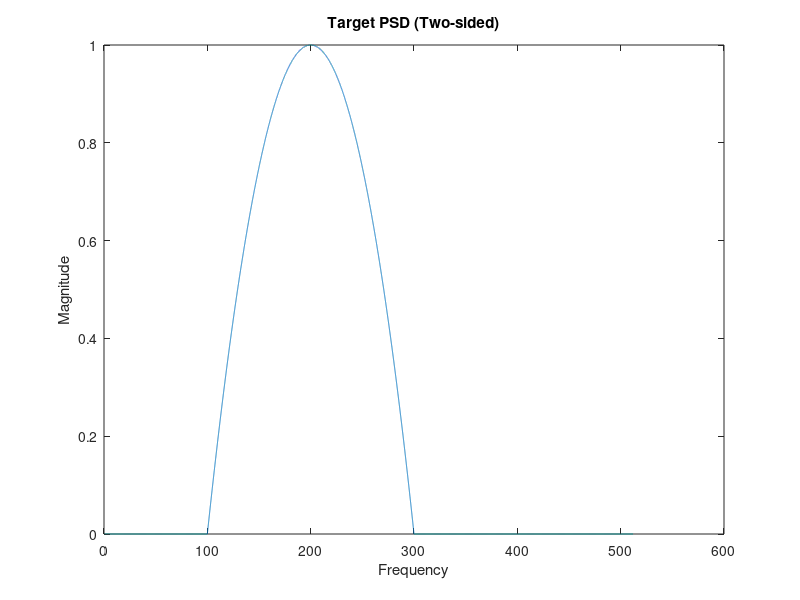

Source code (MATLAB): (Note: this script raises an error after producing the figure.)
%% Demo for colored Gaussian noise generation
%Sampling frequency for noise realization
sampFreq = 1024; %Hz
%Number of samples to generate
nSamples = 65536;
%Time samples
timeVec = (0:(nSamples-1))/sampFreq;

%Target PSD given by the inline function handle
targetPSD = @(f) (f>=100 & f<=300).*(f-100).*(300-f)/10000;

%Plot PSD
freqVec = 0:(1/64):512;
psdVec = targetPSD(freqVec);
plot(freqVec,psdVec);
xlabel("Frequency");
ylabel("Magnitude");
title("Target PSD (Two-sided)");

%%
% Design FIR filter with T(f)= square root of target PSD
% sqrtPSD = sqrt(psdVec);
 fltrOrdr = 500;
% b = fir2(fltrOrdr,freqVec/(sampFreq/2),sqrt(psdVec));
% 
% %%
% % Generate a WGN realization and pass it through the designed filter
% % (Comment out the line below if new realizations of WGN are needed in each run of this script)
% rng('default'); 
% inNoise = randn(1,nSamples);
% outNoise = fftfilt(b,inNoise);

%% Generate noise realization
outNoise = statgaussnoisegen(nSamples,[freqVec(:),psdVec(:)],fltrOrdr,sampFreq);

%%
% Estimate the PSD
% figure;
% pwelch(outNoise, 512,[],[],sampFreq);
% hold on;
% pwelch(inNoise, 512, [], [], sampFreq);
%Pwelch plots in dB (= 10*log10(x)); plot on a linear scale
[pxx,f]=pwelch(outNoise, 256,[],[],sampFreq);
figure;
plot(f,pxx);
xlabel('Frequency (Hz)');
ylabel('PSD');
title("Estimated PSD (One-sided)")
% Plot the colored noise realization
figure;
plot(timeVec,outNoise);
xlabel("Time");
ylabel("Magnitude");
title("Colored Noise");
figure;
histogram(outNoise);
title("Histogram of Colored Noise");


